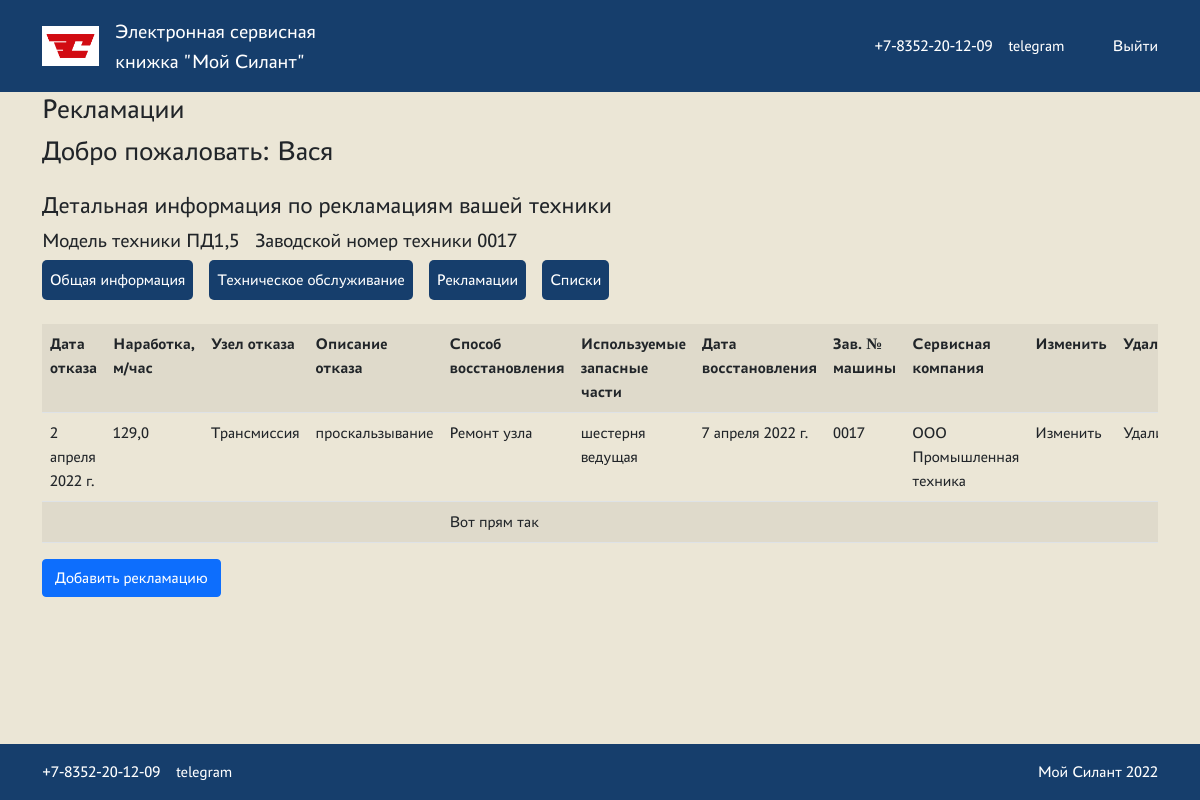
Screenshot of /claim/2/ (signed in) with the database file from the repository.
### src/models.py (models this page shows, shortened)
class Machine(models.Model):
    machine_serial_number = models.TextField(unique=True, verbose_name="Зав. № машины")
    machine_model = models.ForeignKey(MachineModel, verbose_name="Модель техники", on_delete=models.CASCADE)
    engine_model = models.ForeignKey(EngineModel, verbose_name="Модель двигателя", on_delete=models.CASCADE)
    engine_serial_number = models.TextField(verbose_name="Зав. № двигателя")
    transmission_model = models.ForeignKey(TransmissionModel, verbose_name="Модель трансмиссии", on_delete=models.CASCADE)
    transmission_serial_number = models.TextField(verbose_name="Зав. № трансмиссии")
    driving_axle_model = models.ForeignKey(DrivingAxleModel, verbose_name="Модель ведущего моста", on_delete=models.CASCADE)
    driving_axle_serial_number = models.TextField(verbose_name="Зав. № ведущего моста")
    steering_axle_model = models.ForeignKey(SteeringAxleModel, verbose_name="Модель управляемого моста", on_delete=models.CASCADE)
    steering_axle_serial_number = models.TextField(verbose_name="Зав. № управляемого моста")
    contract = models.TextField(verbose_name="Договор поставки №, дата")
    from_factory_shipment_date = models.DateField(verbose_name="Дата отгрузки с завода")
    consignee = models.TextField(verbose_name="Грузополучатель (конечный потребитель)")
    delivery_address = models.TextField(verbose_name="Адрес поставки (эксплуатации)")
    additional_options = models.TextField(verbose_name="Комплектация (доп. опции)")
    client = models.TextField(verbose_name="Клиент")
    service_company = models.ForeignKey(ServiceCompany, verbose_name="Сервисная компания", on_delete=models.CASCADE)
    def __str__(self):
        return self.machine_serial_number
    class Meta:
        verbose_name = "Машина"
        ordering = ["-from_factory_shipment_date"]

class MachineModel(models.Model):
    name = models.TextField(verbose_name="Модель техники")
    description = models.TextField(blank=True, verbose_name="Описание")
    def __str__(self):
        return self.name
    class Meta:
        verbose_name = "Модель техники"

class Claim(models.Model):
    failure_date = models.DateField(verbose_name="Дата отказа")
    operating_time = models.FloatField(verbose_name="Наработка, м/час")
    breakdown_unit = models.ForeignKey(BreakdownUnit, verbose_name="Узел отказа", on_delete=models.CASCADE)
    failure_description = models.TextField(verbose_name="Описание отказа")
    recover_method = models.ForeignKey(RecoverMethod, verbose_name="Способ восстановления", on_delete=models.CASCADE)
    used_parts = models.TextField(verbose_name="Используемые запасные части", null=True, blank=True)
    recover_date = models.DateField(verbose_name="Дата восстановления")
    machine = models.ForeignKey(Machine, verbose_name="Зав. № машины", on_delete=models.CASCADE)
    service_company = models.ForeignKey(ServiceCompany, verbose_name="Сервисная компания", on_delete=models.CASCADE)
    class Meta:
        verbose_name = "Рекламации"
        ordering = ["-failure_date"]

class BreakdownUnit(models.Model):
    name = models.TextField(verbose_name="Узел отказа")
    description = models.TextField(verbose_name="Описание")
    def __str__(self):
        return self.name
    class Meta:
        verbose_name = "Узел отказа"

class RecoverMethod(models.Model):
    name = models.TextField(verbose_name="Способ восстановления")
    description = models.TextField(verbose_name="Описание")
    def __str__(self):
        return self.name
    class Meta:
        verbose_name = "Способ восстановления"

class ServiceCompany(models.Model):
    name = models.TextField(verbose_name="Название сервисной компании")
    description = models.TextField(blank=True, verbose_name="Описание")
    def __str__(self):
        return self.name
    class Meta:
        verbose_name = "Сервисная компания"

### src/views.py (the view)
# urls.py: path("claim/<int:claim_id>/", claim_detail, name="claim_detail"),
def claim_detail(request, claim_id):
    is_authenticated = request.user.groups.exists()
    manager = request.user.groups.filter(name="Менеджер")
    if not manager.exists():
        is_manager = "НЕ менеджер"
    else:
        is_manager = "Менеджер"
    if is_authenticated:
        claim_d = Claim.objects.get(pk=claim_id)
        machine = Machine.objects.get(machine_serial_number=claim_d.machine)
        unit = BreakdownUnit.objects.get(name=claim_d.breakdown_unit)
        recover = RecoverMethod.objects.get(name=claim_d.recover_method)
        service_company = ServiceCompany.objects.get(name=claim_d.service_company)
        context = {"claim_d": claim_d,
                   "machine": machine,
                   "is_authenticated": is_authenticated,
                   "unit": unit,
                   "recover": recover,
                   "service": service_company,
                   "is_manager": is_manager
                   }
    else:
        claim_d = "Для этого действия требуется авторизация"
        context = {"claim_d": claim_d}
    return render(request, "./claim/claim_detail.html", context)

### templates/claim/claim_detail.html (shortened to what this page needs)
<!DOCTYPE html>
{% extends 'default.html' %}
{% load static %}
{% block content %}
    <h3 class="heading">Рекламации</h3>
    {% if is_authenticated %}
        <h3 class="heading">Добро пожаловать: {{ request.user.first_name }}</h3>
        <h4 class="search__description mt-4">
            Детальная информация по рекламациям вашей техники
        </h4>
        <nav class="btn-wrapper">
            <ul class="nav-btns">
                <li>
                    <h5>Модель техники {{ machine.machine_model }}</h5>
                </li>
                <li>
                    <h5>Заводской номер техники {{ machine.machine_serial_number }}</h5>
                </li>
            </ul>
        </nav>
        <nav class="btn-wrapper">
            <ul class="nav-btns">
                <li class="nav-item">
                    <a href="/machines/">Общая информация</a>
                </li>
                <li class="nav-item">
                    <a href="/maintenance/">Техническое обслуживание</a>
                </li>
                <li class="nav-item">
                    <a href="/claim/">Рекламации</a>
                </li>
                {% if is_manager == 'Менеджер' %}
                    <li class="nav-item">
                        <a href="/servicecompany/">Списки</a>
                    </li>
                {% endif %}
            </ul>
        </nav>
        <div class="table-responsive mt-4">
        <table class="table table-striped">
            <tbody>
            <tr>
                <th>Дата отказа</th>
                <th>Наработка, м/час</th>
                <th>Узел отказа</th>
                <th>Описание отказа</th>
                <th>Способ восстановления</th>
                <th>Используемые запасные части</th>
                <th>Дата восстановления</th>
                <th>Зав. № машины</th>
                <th>Сервисная компания</th>
                <th>Изменить</th>
                <th>Удалить</th>
            <tr>
                <td>{{ claim_d.failure_date }}</td>
                <td>{{ claim_d.operating_time }}</td>
                <td>{{ claim_d.breakdown_unit }}</td>
                <td>{{ claim_d.failure_description }}</td>
                <td>{{ claim_d.recover_method }}</td>
                <td>{{ claim_d.used_parts }}</td>
                <td>{{ claim_d.recover_date }}</td>
                <td>{{ claim_d.machine }}</td>
                <td>{{ claim_d.service_company }}</td>
                <td><a href="{% url 'claim_update' claim_d.pk %}">Изменить</a></td>
                <td><a href="{% url 'claim_delete' claim_d.pk %}">Удалить</a></td>
            </tr>
            <tr>
                <td></td>
                <td></td>
                <td>{{ node.description }}</td>
                <td></td>
                <td>{{ recover.description }}</td>
                <td></td>
                <td></td>
                <td></td>
                <td>{{ servicecompany.description }}</td>
                <td></td>
                <td></td>
            </tr>
            </tbody>
        </table>
        <div class="btn btn-primary">
            <a href="{% url 'claim_create' %}">Добавить рекламацию</a>
        </div>
    {% else %}
        <div class="search_result empty_result">Для этого действия требуется авторизация</div>
    {% endif %}
</div>
    </div>
{% endblock content %}

### static/css/styles.css (style rules this page uses)
:root { --color-primary: #163E6C; --color-secondary: #EBE6D6; --color-danger: #D20A11; --color-text-primary: #FFFFFF; }
*, *:before, *:after { margin: 0; padding: 0; box-sizing: border-box; }
a { text-decoration: none; color: inherit; }
ul,li { list-style-type: none; margin: 0; padding: 0; }
body { font-family: "PT Astra Sans"; margin: 0; display: flex; flex-direction: column; min-height: 100vh; }
.nav-btns { display: flex; gap: 1rem; }
.nav-item { background-color: var(--color-primary); color: var(--color-text-primary); padding: 0.5rem; border-radius: 5px; }

### rows the page displays
Machine: machine_model "ПД1,5", machine_serial_number "0017"
Claim: failure_date "2 апреля 2022 г.", operating_time "129,0", breakdown_unit "Трансмиссия", failure_description "проскальзывание", recover_method "Ремонт узла", used_parts "шестерня ведущая", recover_date "7 апреля 2022 г.", machine "0017", service_company "ООО Промышленная техника"
RecoverMethod: description "Вот прям так"

### other values shown
{{ request.user.first_name }} "Вася"
